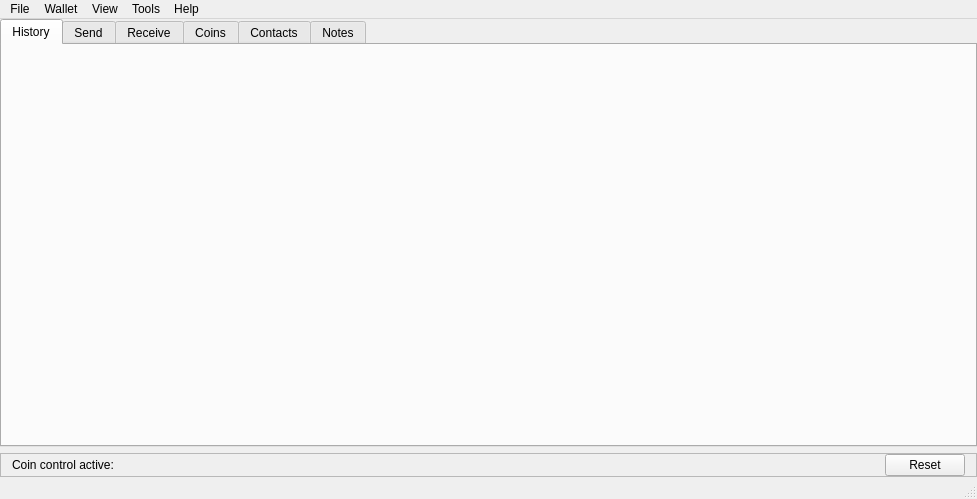
<?xml version="1.0" encoding="UTF-8"?>
<ui version="4.0">
 <class>MainWindow</class>
 <widget class="QMainWindow" name="MainWindow">
  <property name="geometry">
   <rect>
    <x>0</x>
    <y>0</y>
    <width>977</width>
    <height>499</height>
   </rect>
  </property>
  <property name="sizePolicy">
   <sizepolicy hsizetype="Preferred" vsizetype="Preferred">
    <horstretch>0</horstretch>
    <verstretch>0</verstretch>
   </sizepolicy>
  </property>
  <property name="windowTitle">
   <string>Biscuit</string>
  </property>
  <property name="windowIcon">
   <iconset resource="assets.qrc">
    <normaloff>:/assets/images/appicons/64x64.png</normaloff>:/assets/images/appicons/64x64.png</iconset>
  </property>
  <widget class="QWidget" name="centralWidget">
   <layout class="QVBoxLayout" name="verticalLayout_14">
    <property name="leftMargin">
     <number>0</number>
    </property>
    <property name="topMargin">
     <number>0</number>
    </property>
    <property name="rightMargin">
     <number>0</number>
    </property>
    <property name="bottomMargin">
     <number>0</number>
    </property>
    <item>
     <widget class="QStackedWidget" name="stackedWidget">
      <property name="currentIndex">
       <number>0</number>
      </property>
      <widget class="QWidget" name="page_wallet">
       <layout class="QVBoxLayout" name="verticalLayout_11">
        <property name="leftMargin">
         <number>0</number>
        </property>
        <property name="topMargin">
         <number>0</number>
        </property>
        <property name="rightMargin">
         <number>0</number>
        </property>
        <property name="bottomMargin">
         <number>0</number>
        </property>
        <item>
         <widget class="QTabWidget" name="tabWidget">
          <property name="currentIndex">
           <number>0</number>
          </property>
          <property name="iconSize">
           <size>
            <width>16</width>
            <height>16</height>
           </size>
          </property>
          <widget class="QWidget" name="tabHistory">
           <attribute name="icon">
            <iconset resource="assets.qrc">
             <normaloff>:/assets/images/history.png</normaloff>:/assets/images/history.png</iconset>
           </attribute>
           <attribute name="title">
            <string>History</string>
           </attribute>
           <layout class="QGridLayout" name="gridLayout_3">
            <property name="verticalSpacing">
             <number>9</number>
            </property>
            <item row="0" column="0">
             <layout class="QVBoxLayout" name="historyWidgetLayout"/>
            </item>
           </layout>
          </widget>
          <widget class="QWidget" name="tabSend">
           <property name="sizePolicy">
            <sizepolicy hsizetype="Preferred" vsizetype="Preferred">
             <horstretch>0</horstretch>
             <verstretch>0</verstretch>
            </sizepolicy>
           </property>
           <attribute name="icon">
            <iconset resource="assets.qrc">
             <normaloff>:/assets/images/tab_send.png</normaloff>:/assets/images/tab_send.png</iconset>
           </attribute>
           <attribute name="title">
            <string>Send</string>
           </attribute>
           <layout class="QVBoxLayout" name="verticalLayout">
            <property name="spacing">
             <number>11</number>
            </property>
            <property name="topMargin">
             <number>11</number>
            </property>
            <item>
             <layout class="QVBoxLayout" name="sendWidgetLayout">
              <property name="spacing">
               <number>0</number>
              </property>
             </layout>
            </item>
            <item>
             <spacer name="verticalSpacer">
              <property name="orientation">
               <enum>Qt::Orientation::Vertical</enum>
              </property>
              <property name="sizeHint" stdset="0">
               <size>
                <width>20</width>
                <height>0</height>
               </size>
              </property>
             </spacer>
            </item>
           </layout>
          </widget>
          <widget class="QWidget" name="tabReceive">
           <attribute name="icon">
            <iconset resource="assets.qrc">
             <normaloff>:/assets/images/coins.png</normaloff>:/assets/images/coins.png</iconset>
           </attribute>
           <attribute name="title">
            <string>Receive</string>
           </attribute>
           <layout class="QGridLayout" name="gridLayout_5">
            <item row="0" column="0">
             <layout class="QVBoxLayout" name="receiveWidgetLayout"/>
            </item>
           </layout>
          </widget>
          <widget class="QWidget" name="tabCoins">
           <attribute name="icon">
            <iconset resource="assets.qrc">
             <normaloff>:/assets/images/tab_coins.png</normaloff>:/assets/images/tab_coins.png</iconset>
           </attribute>
           <attribute name="title">
            <string>Coins</string>
           </attribute>
           <layout class="QVBoxLayout" name="verticalLayout_2">
            <item>
             <layout class="QVBoxLayout" name="coinsWidgetLayout"/>
            </item>
           </layout>
          </widget>
          <widget class="QWidget" name="tabContacts">
           <attribute name="icon">
            <iconset resource="assets.qrc">
             <normaloff>:/assets/images/tab_contacts.png</normaloff>:/assets/images/tab_contacts.png</iconset>
           </attribute>
           <attribute name="title">
            <string>Contacts</string>
           </attribute>
           <layout class="QVBoxLayout" name="verticalLayout_4">
            <item>
             <layout class="QVBoxLayout" name="contactsWidgetLayout"/>
            </item>
           </layout>
          </widget>
          <widget class="QWidget" name="tabNotes">
           <attribute name="icon">
            <iconset resource="assets.qrc">
             <normaloff>:/assets/images/tab_notes.png</normaloff>:/assets/images/tab_notes.png</iconset>
           </attribute>
           <attribute name="title">
            <string>Notes</string>
           </attribute>
           <layout class="QVBoxLayout" name="verticalLayout_3">
            <property name="leftMargin">
             <number>0</number>
            </property>
            <property name="topMargin">
             <number>0</number>
            </property>
            <property name="rightMargin">
             <number>0</number>
            </property>
            <property name="bottomMargin">
             <number>0</number>
            </property>
            <item>
             <widget class="QPlainTextEdit" name="notes"/>
            </item>
           </layout>
          </widget>
         </widget>
        </item>
        <item>
         <widget class="QFrame" name="frame_coinControl">
          <property name="frameShape">
           <enum>QFrame::Shape::StyledPanel</enum>
          </property>
          <property name="frameShadow">
           <enum>QFrame::Shadow::Raised</enum>
          </property>
          <layout class="QHBoxLayout" name="horizontalLayout_3">
           <property name="topMargin">
            <number>0</number>
           </property>
           <property name="bottomMargin">
            <number>0</number>
           </property>
           <item>
            <widget class="QLabel" name="label_coinControl">
             <property name="text">
              <string>Coin control active: </string>
             </property>
             <property name="textInteractionFlags">
              <set>Qt::TextInteractionFlag::LinksAccessibleByMouse|Qt::TextInteractionFlag::TextSelectableByMouse</set>
             </property>
            </widget>
           </item>
           <item>
            <widget class="QPushButton" name="btn_resetCoinControl">
             <property name="sizePolicy">
              <sizepolicy hsizetype="Maximum" vsizetype="Fixed">
               <horstretch>0</horstretch>
               <verstretch>0</verstretch>
              </sizepolicy>
             </property>
             <property name="text">
              <string>Reset</string>
             </property>
            </widget>
           </item>
          </layout>
         </widget>
        </item>
       </layout>
      </widget>
      <widget class="QWidget" name="page_lock">
       <layout class="QVBoxLayout" name="verticalLayout_12">
        <property name="leftMargin">
         <number>0</number>
        </property>
        <property name="topMargin">
         <number>0</number>
        </property>
        <property name="rightMargin">
         <number>0</number>
        </property>
        <property name="bottomMargin">
         <number>0</number>
        </property>
        <item>
         <layout class="QVBoxLayout" name="walletUnlockLayout"/>
        </item>
       </layout>
      </widget>
      <widget class="QWidget" name="page_offline">
       <layout class="QVBoxLayout" name="verticalLayout_13">
        <property name="leftMargin">
         <number>0</number>
        </property>
        <property name="topMargin">
         <number>0</number>
        </property>
        <property name="rightMargin">
         <number>0</number>
        </property>
        <property name="bottomMargin">
         <number>0</number>
        </property>
        <item>
         <widget class="QTabWidget" name="tabWidget_2">
          <property name="currentIndex">
           <number>0</number>
          </property>
          <widget class="QWidget" name="tab_5">
           <attribute name="icon">
            <iconset resource="assets.qrc">
             <normaloff>:/assets/images/network.png</normaloff>:/assets/images/network.png</iconset>
           </attribute>
           <attribute name="title">
            <string>Airgapped signing</string>
           </attribute>
           <layout class="QVBoxLayout" name="verticalLayout_16">
            <item>
             <widget class="QLabel" name="label_2">
              <property name="text">
               <string>Biscuit supports two airgapped transaction signing methods:</string>
              </property>
             </widget>
            </item>
            <item>
             <widget class="QGroupBox" name="groupBox">
              <property name="title">
               <string/>
              </property>
              <layout class="QVBoxLayout" name="verticalLayout_15">
               <item>
                <layout class="QHBoxLayout" name="horizontalLayout_5">
                 <item>
                  <widget class="QRadioButton" name="radio_airgapUR">
                   <property name="sizePolicy">
                    <sizepolicy hsizetype="Maximum" vsizetype="Fixed">
                     <horstretch>0</horstretch>
                     <verstretch>0</verstretch>
                    </sizepolicy>
                   </property>
                   <property name="text">
                    <string/>
                   </property>
                   <property name="checked">
                    <bool>true</bool>
                   </property>
                  </widget>
                 </item>
                 <item>
                  <widget class="ClickableLabel" name="label_airgapUR">
                   <property name="sizePolicy">
                    <sizepolicy hsizetype="Preferred" vsizetype="Fixed">
                     <horstretch>0</horstretch>
                     <verstretch>0</verstretch>
                    </sizepolicy>
                   </property>
                   <property name="text">
                    <string>&lt;html&gt;&lt;head/&gt;&lt;body&gt;&lt;p&gt;Use a webcam to scan &lt;span style=&quot; font-weight:700;&quot;&gt;animated QR codes&lt;/span&gt;&lt;/p&gt;&lt;/body&gt;&lt;/html&gt;</string>
                   </property>
                  </widget>
                 </item>
                </layout>
               </item>
               <item>
                <layout class="QHBoxLayout" name="horizontalLayout_6">
                 <item>
                  <widget class="QRadioButton" name="radio_airgapFiles">
                   <property name="sizePolicy">
                    <sizepolicy hsizetype="Maximum" vsizetype="Fixed">
                     <horstretch>0</horstretch>
                     <verstretch>0</verstretch>
                    </sizepolicy>
                   </property>
                   <property name="text">
                    <string/>
                   </property>
                  </widget>
                 </item>
                 <item>
                  <widget class="ClickableLabel" name="label_airgapFiles">
                   <property name="sizePolicy">
                    <sizepolicy hsizetype="Preferred" vsizetype="Fixed">
                     <horstretch>0</horstretch>
                     <verstretch>0</verstretch>
                    </sizepolicy>
                   </property>
                   <property name="text">
                    <string>&lt;html&gt;&lt;head/&gt;&lt;body&gt;&lt;p&gt;Transfer &lt;span style=&quot; font-weight:700;&quot;&gt;files&lt;/span&gt; between computers (using a flash drive)&lt;/p&gt;&lt;/body&gt;&lt;/html&gt;</string>
                   </property>
                  </widget>
                 </item>
                </layout>
               </item>
              </layout>
             </widget>
            </item>
            <item>
             <spacer name="verticalSpacer_3">
              <property name="orientation">
               <enum>Qt::Orientation::Vertical</enum>
              </property>
              <property name="sizeType">
               <enum>QSizePolicy::Policy::Fixed</enum>
              </property>
              <property name="sizeHint" stdset="0">
               <size>
                <width>20</width>
                <height>10</height>
               </size>
              </property>
             </spacer>
            </item>
            <item>
             <widget class="QLabel" name="label_5">
              <property name="text">
               <string>To initiate an airgapped transaction, try to send a transaction using your online/view-only wallet. Then click 'Sign a transaction..' below to begin the signing process.</string>
              </property>
              <property name="wordWrap">
               <bool>true</bool>
              </property>
             </widget>
            </item>
            <item>
             <widget class="QLabel" name="label_6">
              <property name="text">
               <string>Follow through the steps in the wizard. You may need to transfer/scan multiple files/QR codes.</string>
              </property>
              <property name="wordWrap">
               <bool>true</bool>
              </property>
             </widget>
            </item>
            <item>
             <spacer name="verticalSpacer_4">
              <property name="orientation">
               <enum>Qt::Orientation::Vertical</enum>
              </property>
              <property name="sizeType">
               <enum>QSizePolicy::Policy::Fixed</enum>
              </property>
              <property name="sizeHint" stdset="0">
               <size>
                <width>20</width>
                <height>10</height>
               </size>
              </property>
             </spacer>
            </item>
            <item>
             <layout class="QHBoxLayout" name="horizontalLayout_4">
              <item>
               <widget class="QPushButton" name="btn_help">
                <property name="text">
                 <string>Help</string>
                </property>
               </widget>
              </item>
              <item>
               <spacer name="horizontalSpacer_2">
                <property name="orientation">
                 <enum>Qt::Orientation::Horizontal</enum>
                </property>
                <property name="sizeHint" stdset="0">
                 <size>
                  <width>40</width>
                  <height>20</height>
                 </size>
                </property>
               </spacer>
              </item>
              <item>
               <widget class="QPushButton" name="btn_viewOnlyDetails">
                <property name="text">
                 <string>View-only details</string>
                </property>
               </widget>
              </item>
              <item>
               <widget class="QPushButton" name="btn_checkAddress">
                <property name="text">
                 <string>Show address</string>
                </property>
               </widget>
              </item>
              <item>
               <widget class="QPushButton" name="btn_signTransaction">
                <property name="text">
                 <string>Sign a transaction..</string>
                </property>
               </widget>
              </item>
             </layout>
            </item>
            <item>
             <spacer name="verticalSpacer_2">
              <property name="orientation">
               <enum>Qt::Orientation::Vertical</enum>
              </property>
              <property name="sizeHint" stdset="0">
               <size>
                <width>20</width>
                <height>0</height>
               </size>
              </property>
             </spacer>
            </item>
            <item>
             <widget class="QLabel" name="label">
              <property name="enabled">
               <bool>false</bool>
              </property>
              <property name="text">
               <string>If you're unsure what this is, disable 'Offline mode' by going to Settings → Network → Offline.</string>
              </property>
              <property name="wordWrap">
               <bool>true</bool>
              </property>
             </widget>
            </item>
           </layout>
          </widget>
         </widget>
        </item>
       </layout>
      </widget>
     </widget>
    </item>
   </layout>
  </widget>
  <widget class="QStatusBar" name="statusBar"/>
  <widget class="QMenuBar" name="menuBar">
   <property name="geometry">
    <rect>
     <x>0</x>
     <y>0</y>
     <width>977</width>
     <height>23</height>
    </rect>
   </property>
   <widget class="QMenu" name="menuFile">
    <property name="title">
     <string>File</string>
    </property>
    <widget class="QMenu" name="menuRecently_open">
     <property name="title">
      <string>Recently open</string>
     </property>
    </widget>
    <addaction name="menuRecently_open"/>
    <addaction name="actionOpen"/>
    <addaction name="actionNew_Restore"/>
    <addaction name="actionLock"/>
    <addaction name="actionClose"/>
    <addaction name="actionQuit"/>
    <addaction name="separator"/>
    <addaction name="actionSettings"/>
   </widget>
   <widget class="QMenu" name="menuWallet">
    <property name="title">
     <string>Wallet</string>
    </property>
    <widget class="QMenu" name="menuHistory">
     <property name="title">
      <string>History</string>
     </property>
     <addaction name="actionExport_CSV"/>
     <addaction name="actionImportHistoryCSV"/>
    </widget>
    <widget class="QMenu" name="menuAdvanced">
     <property name="title">
      <string>Advanced</string>
     </property>
     <addaction name="actionStore_wallet"/>
     <addaction name="actionUpdate_balance"/>
     <addaction name="actionRefresh_tabs"/>
     <addaction name="actionRescan_spent"/>
     <addaction name="actionWallet_cache_debug"/>
    </widget>
    <addaction name="actionInformation"/>
    <addaction name="menuAdvanced"/>
    <addaction name="separator"/>
    <addaction name="actionAccount"/>
    <addaction name="actionPassword"/>
    <addaction name="actionSeed"/>
    <addaction name="actionKeys"/>
    <addaction name="actionViewOnly"/>
    <addaction name="separator"/>
    <addaction name="menuHistory"/>
   </widget>
   <widget class="QMenu" name="menuTools">
    <property name="title">
     <string>Tools</string>
    </property>
    <widget class="QMenu" name="menuLoad_signed_transaction">
     <property name="title">
      <string>Broadcast transaction</string>
     </property>
     <addaction name="actionLoadSignedTxFromFile"/>
     <addaction name="actionLoadSignedTxFromText"/>
    </widget>
    <addaction name="actionSignVerify"/>
    <addaction name="actionVerifyTxProof"/>
    <addaction name="separator"/>
    <addaction name="actionKeyImageSync"/>
    <addaction name="menuLoad_signed_transaction"/>
    <addaction name="actionImport_transaction"/>
    <addaction name="separator"/>
    <addaction name="actionTransmitOverUR"/>
    <addaction name="separator"/>
    <addaction name="actionPay_to_many"/>
    <addaction name="actionAddress_checker"/>
    <addaction name="actionCreateDesktopEntry"/>
    <addaction name="actionTxPoolViewer"/>
   </widget>
   <widget class="QMenu" name="menuHelp">
    <property name="title">
     <string>Help</string>
    </property>
    <addaction name="actionAbout"/>
    <addaction name="actionCheckForUpdates"/>
    <addaction name="actionOfficialWebsite"/>
    <addaction name="separator"/>
    <addaction name="actionDocumentation"/>
    <addaction name="actionReport_bug"/>
    <addaction name="actionShow_debug_info"/>
   </widget>
   <widget class="QMenu" name="menuView">
    <property name="title">
     <string>View</string>
    </property>
    <addaction name="actionPlaceholderBegin"/>
    <addaction name="actionShow_Coins"/>
    <addaction name="actionShow_Contacts"/>
    <addaction name="actionShow_Notes"/>
    <addaction name="actionPlaceholderEnd"/>
    <addaction name="separator"/>
    <addaction name="actionShow_Searchbar"/>
   </widget>
   <addaction name="menuFile"/>
   <addaction name="menuWallet"/>
   <addaction name="menuView"/>
   <addaction name="menuTools"/>
   <addaction name="menuHelp"/>
  </widget>
  <action name="actionQuit">
   <property name="text">
    <string>Quit application</string>
   </property>
  </action>
  <action name="action">
   <property name="text">
    <string>Network</string>
   </property>
  </action>
  <action name="actionSignVerify">
   <property name="text">
    <string>Sign/verify message</string>
   </property>
  </action>
  <action name="actionAbout">
   <property name="text">
    <string>About</string>
   </property>
  </action>
  <action name="actionOfficialWebsite">
   <property name="text">
    <string>Official website</string>
   </property>
  </action>
  <action name="actionSettings">
   <property name="text">
    <string>Settings</string>
   </property>
  </action>
  <action name="actionCalculator">
   <property name="text">
    <string>Calculator</string>
   </property>
  </action>
  <action name="actionInformation">
   <property name="text">
    <string>Information</string>
   </property>
  </action>
  <action name="actionPassword">
   <property name="text">
    <string>Password</string>
   </property>
  </action>
  <action name="actionSeed">
   <property name="text">
    <string>Seed</string>
   </property>
  </action>
  <action name="actionReport_bug">
   <property name="text">
    <string>Report bug</string>
   </property>
  </action>
  <action name="actionExport_CSV">
   <property name="text">
    <string>Export CSV</string>
   </property>
  </action>
  <action name="actionShow_Coins">
   <property name="checkable">
    <bool>true</bool>
   </property>
   <property name="text">
    <string>Coins</string>
   </property>
  </action>
  <action name="actionShow_xmr_to">
   <property name="text">
    <string>Show XMR.to</string>
   </property>
  </action>
  <action name="actionShow_calc">
   <property name="text">
    <string>Show Calc</string>
   </property>
  </action>
  <action name="actionClose">
   <property name="text">
    <string>Close wallet</string>
   </property>
  </action>
  <action name="actionVerifyTxProof">
   <property name="text">
    <string>Verify transaction proof</string>
   </property>
  </action>
  <action name="actionStore_wallet">
   <property name="text">
    <string>Save wallet</string>
   </property>
  </action>
  <action name="actionUpdate_balance">
   <property name="text">
    <string>Update balance</string>
   </property>
  </action>
  <action name="actionRefresh_tabs">
   <property name="text">
    <string>Refresh models</string>
   </property>
  </action>
  <action name="actionImportContactsCSV">
   <property name="text">
    <string>Import CSV</string>
   </property>
  </action>
  <action name="actionExportContactsCSV">
   <property name="text">
    <string>Export CSV</string>
   </property>
  </action>
  <action name="actionChange_restore_height">
   <property name="text">
    <string>Change restore height</string>
   </property>
  </action>
  <action name="actionKeys">
   <property name="text">
    <string>Keys</string>
   </property>
  </action>
  <action name="actionCreateDesktopEntry">
   <property name="text">
    <string>Create desktop entry</string>
   </property>
  </action>
  <action name="actionShow_debug_info">
   <property name="text">
    <string>Debug info</string>
   </property>
  </action>
  <action name="actionCreate_view_only_details">
   <property name="text">
    <string>Details</string>
   </property>
  </action>
  <action name="actionCreate_view_only_wallet_file">
   <property name="text">
    <string>Export wallet file</string>
   </property>
  </action>
  <action name="actionViewOnly">
   <property name="text">
    <string>View-Only</string>
   </property>
  </action>
  <action name="actionExport_key_images">
   <property name="text">
    <string>Export key images</string>
   </property>
  </action>
  <action name="actionImport_key_images">
   <property name="text">
    <string>Import key images</string>
   </property>
  </action>
  <action name="actionExport_outputs">
   <property name="text">
    <string>Export outputs</string>
   </property>
  </action>
  <action name="actionImport_outputs">
   <property name="text">
    <string>Import outputs</string>
   </property>
  </action>
  <action name="actionExportKeyImages">
   <property name="text">
    <string>Key Images</string>
   </property>
  </action>
  <action name="actionExportOutputs">
   <property name="text">
    <string>Outputs</string>
   </property>
  </action>
  <action name="actionImportKeyImages">
   <property name="text">
    <string>Key images</string>
   </property>
  </action>
  <action name="actionImportOutputs">
   <property name="text">
    <string>Outputs</string>
   </property>
  </action>
  <action name="actionImportTransaction">
   <property name="text">
    <string>Transaction</string>
   </property>
  </action>
  <action name="actionSubmitTransaction">
   <property name="text">
    <string>Submit transaction file</string>
   </property>
  </action>
  <action name="actionLoadUnsignedTxFromFile">
   <property name="text">
    <string>From file</string>
   </property>
  </action>
  <action name="actionLoadSignedTxFromFile">
   <property name="text">
    <string>From file</string>
   </property>
  </action>
  <action name="actionLoadUnsignedTxFromClipboard">
   <property name="text">
    <string>From clipboard</string>
   </property>
  </action>
  <action name="actionLoadSignedTxFromText">
   <property name="text">
    <string>From text</string>
   </property>
  </action>
  <action name="actionImport_transaction">
   <property name="text">
    <string>Import transaction</string>
   </property>
  </action>
  <action name="actionShow_Exchange">
   <property name="text">
    <string>Show Exchange</string>
   </property>
  </action>
  <action name="actionRescan_spent">
   <property name="text">
    <string>Rescan spent</string>
   </property>
  </action>
  <action name="actionShow_Home">
   <property name="text">
    <string>Show Home</string>
   </property>
  </action>
  <action name="actionWallet_cache_debug">
   <property name="text">
    <string>Wallet cache debug</string>
   </property>
  </action>
  <action name="actionPay_to_many">
   <property name="text">
    <string>Pay to many</string>
   </property>
  </action>
  <action name="actionOpen">
   <property name="text">
    <string>Open wallet</string>
   </property>
  </action>
  <action name="actionNew_Restore">
   <property name="text">
    <string>New/Restore</string>
   </property>
  </action>
  <action name="actionRecently_open">
   <property name="text">
    <string>Recently open</string>
   </property>
  </action>
  <action name="actiont">
   <property name="text">
    <string>t</string>
   </property>
  </action>
  <action name="actiond">
   <property name="text">
    <string>d</string>
   </property>
  </action>
  <action name="actionPrimary_account">
   <property name="checkable">
    <bool>true</bool>
   </property>
   <property name="checked">
    <bool>true</bool>
   </property>
   <property name="enabled">
    <bool>false</bool>
   </property>
   <property name="text">
    <string>Primary account</string>
   </property>
  </action>
  <action name="actionAccount">
   <property name="text">
    <string>Account</string>
   </property>
  </action>
  <action name="actionShow_Searchbar">
   <property name="checkable">
    <bool>true</bool>
   </property>
   <property name="checked">
    <bool>true</bool>
   </property>
   <property name="text">
    <string>Show Searchbar</string>
   </property>
  </action>
  <action name="actionAddress_checker">
   <property name="text">
    <string>Address checker</string>
   </property>
  </action>
  <action name="actionDocumentation">
   <property name="text">
    <string>Documentation</string>
   </property>
  </action>
  <action name="actionLock">
   <property name="text">
    <string>Lock wallet</string>
   </property>
  </action>
  <action name="actionCheckForUpdates">
   <property name="text">
    <string>Check for updates</string>
   </property>
  </action>
  <action name="actionKeyImageSync">
   <property name="text">
    <string>Offline transaction signing</string>
   </property>
  </action>
  <action name="actionTransmitOverUR">
   <property name="text">
    <string>Transmit over UR</string>
   </property>
  </action>
  <action name="actionPlaceholderEnd">
   <property name="text">
    <string>Placeholder</string>
   </property>
  </action>
  <action name="actionPlaceholderBegin">
   <property name="text">
    <string>PlaceholderBegin</string>
   </property>
  </action>
  <action name="actionTxPoolViewer">
   <property name="text">
    <string>Tx pool viewer</string>
   </property>
  </action>
  <action name="actionImportHistoryCSV">
   <property name="text">
    <string>Import descriptions from CSV</string>
   </property>
  </action>
  <action name="actionShow_Contacts">
   <property name="checkable">
    <bool>true</bool>
   </property>
   <property name="text">
    <string>Contacts</string>
   </property>
  </action>
  <action name="actionShow_Notes">
   <property name="checkable">
    <bool>true</bool>
   </property>
   <property name="text">
    <string>Notes</string>
   </property>
  </action>
 </widget>
 <layoutdefault spacing="6" margin="11"/>
 <customwidgets>
  <customwidget>
   <class>ClickableLabel</class>
   <extends>QLabel</extends>
   <header>components.h</header>
  </customwidget>
 </customwidgets>
 <resources>
  <include location="assets.qrc"/>
 </resources>
 <connections/>
 <slots>
  <slot>donateButtonClicked()</slot>
  <slot>calcButtonClicked()</slot>
 </slots>
</ui>
